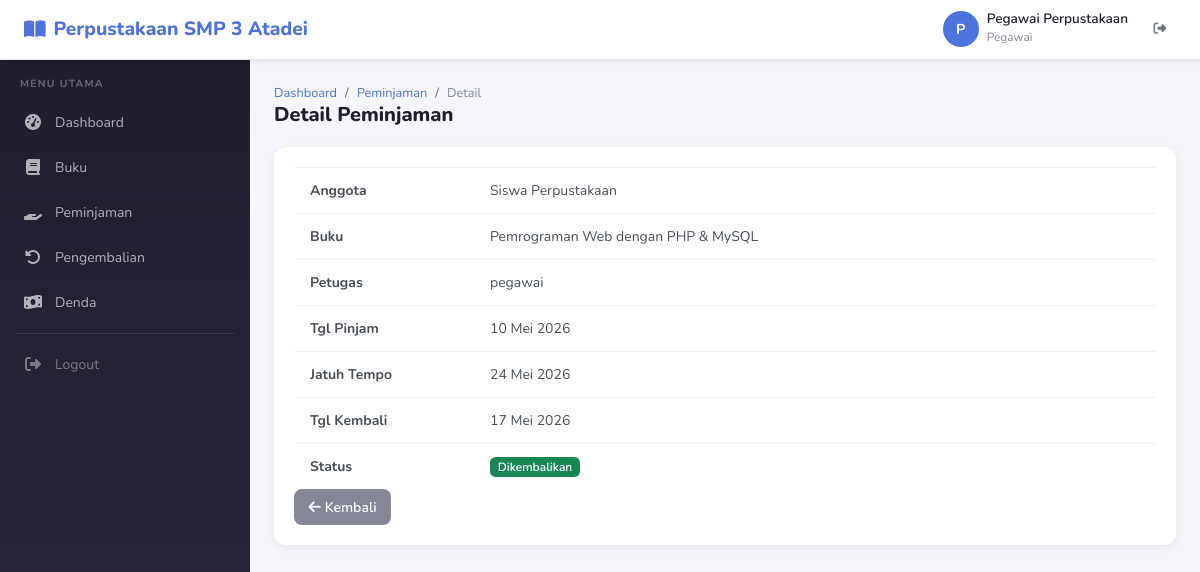
The app's page /peminjaman/show/1 (signed in) with its own data.
### tables this page shows
CREATE TABLE peminjaman (
  id INT AUTO_INCREMENT PRIMARY KEY,
  anggota_id INT NOT NULL,
  buku_id INT NOT NULL,
  user_id INT NOT NULL,
  tgl_pinjam DATE NOT NULL,
  tgl_jatuh_tempo DATE NOT NULL,
  tgl_kembali DATE DEFAULT NULL,
  status ENUM('dipinjam','dikembalikan','terlambat') DEFAULT 'dipinjam',
  created_at TIMESTAMP DEFAULT CURRENT_TIMESTAMP,
  INDEX idx_peminjaman_anggota_id (anggota_id),
  INDEX idx_peminjaman_buku_id (buku_id),
  INDEX idx_peminjaman_user_id (user_id),
  INDEX idx_peminjaman_status (status),
  CONSTRAINT fk_peminjaman_anggota FOREIGN KEY (anggota_id) REFERENCES anggota(id) ON DELETE CASCADE,
  CONSTRAINT fk_peminjaman_buku FOREIGN KEY (buku_id) REFERENCES buku(id) ON DELETE CASCADE,
  CONSTRAINT fk_peminjaman_user FOREIGN KEY (user_id) REFERENCES users(id) ON DELETE CASCADE
);

CREATE TABLE anggota (
  id INT AUTO_INCREMENT PRIMARY KEY,
  user_id INT NOT NULL,
  nama VARCHAR(100) NOT NULL,
  nis VARCHAR(50) NOT NULL,
  kelas_id INT NOT NULL,
  no_telp VARCHAR(20) NOT NULL,
  alamat TEXT NOT NULL,
  foto VARCHAR(255) DEFAULT NULL,
  created_at TIMESTAMP DEFAULT CURRENT_TIMESTAMP,
  INDEX idx_anggota_user_id (user_id),
  INDEX idx_anggota_kelas_id (kelas_id),
  CONSTRAINT fk_anggota_user FOREIGN KEY (user_id) REFERENCES users(id) ON DELETE CASCADE,
  CONSTRAINT fk_anggota_kelas FOREIGN KEY (kelas_id) REFERENCES kelas(id) ON DELETE CASCADE
);

CREATE TABLE buku (
  id INT AUTO_INCREMENT PRIMARY KEY,
  judul VARCHAR(200) NOT NULL,
  pengarang VARCHAR(100) NOT NULL,
  penerbit VARCHAR(100) NOT NULL,
  isbn VARCHAR(50) NOT NULL,
  tahun YEAR NOT NULL,
  kategori VARCHAR(50) NOT NULL,
  stok INT DEFAULT 0,
  rak VARCHAR(20) NOT NULL,
  cover VARCHAR(255) DEFAULT NULL,
  created_at TIMESTAMP DEFAULT CURRENT_TIMESTAMP,
  INDEX idx_buku_kategori (kategori),
  INDEX idx_buku_judul (judul)
);

CREATE TABLE users (
  id INT AUTO_INCREMENT PRIMARY KEY,
  username VARCHAR(50) NOT NULL UNIQUE,
  password VARCHAR(255) NOT NULL,
  role_id INT NOT NULL,
  status ENUM('aktif','nonaktif') DEFAULT 'aktif',
  created_at TIMESTAMP DEFAULT CURRENT_TIMESTAMP,
  INDEX idx_users_role_id (role_id),
  INDEX idx_users_status (status),
  CONSTRAINT fk_users_role FOREIGN KEY (role_id) REFERENCES roles(id) ON DELETE CASCADE
);

### controllers/PeminjamanController.php (called while the page is built, shortened)
<?php
require_once __DIR__ . '/../core/Helper.php';
class PeminjamanController extends Controller
{
    public function show($id)
    {
        $role = Session::get('role');
        $peminjamanModel = $this->model('PeminjamanModel');
        if ($role === 'Anggota') {
            $data['peminjaman'] = $peminjamanModel->getAllWithRelation();
            $peminjaman = [];
            $anggotaModel = $this->model('AnggotaModel');
            $anggota = $anggotaModel->getByUserId(Session::get('user_id'));
            if ($anggota) {
                foreach ($data['peminjaman'] as $p) {
                    if ($p['id'] == $id && $p['anggota_id'] == $anggota['id']) {
                        $peminjaman = $p;
                        break;
                    }
                }
            }
            if (empty($peminjaman)) {
                set_flash('error', 'Data tidak ditemukan');
                redirect(BASE_URL . 'peminjaman');
            }
            $data['detail'] = $peminjaman;
        } else {
            $all = $peminjamanModel->getAllWithRelation();
            $found = null;
            foreach ($all as $p) {
                if ($p['id'] == $id) {
                    $found = $p;
                    break;
                }
            }
            $data['detail'] = $found;
        }
        $this->view('peminjaman/show', $data);
    }
}

### index.php (called while the page is built, shortened)
<?php
require_once __DIR__ . '/config/database.php';
spl_autoload_register(function ($class) {
    $directories = [
        __DIR__ . '/core/',
        __DIR__ . '/models/',
        __DIR__ . '/controllers/',
    ];
    foreach ($directories as $dir) {
        $file = $dir . $class . '.php';
        if (file_exists($file)) {
            return;
        }
    }
});
require_once __DIR__ . '/core/Router.php';
require_once __DIR__ . '/core/Helper.php';
Router::run();

### core/Database.php (called while the page is built, shortened)
<?php
class Database
{
    private static $instance = null;
    private $conn;
    private function __construct()
    {
        try {
            $dsn = "mysql:host=" . DB_HOST . ";dbname=" . DB_NAME . ";charset=utf8mb4";
            $this->conn = new PDO($dsn, DB_USER, DB_PASS);
            $this->conn->setAttribute(PDO::ATTR_ERRMODE, PDO::ERRMODE_EXCEPTION);
            $this->conn->setAttribute(PDO::ATTR_DEFAULT_FETCH_MODE, PDO::FETCH_ASSOC);
            $this->conn->setAttribute(PDO::ATTR_EMULATE_PREPARES, false);
        } catch (PDOException $e) {
            die("Database connection failed: " . $e->getMessage());
        }
    }
    public static function getInstance()
    {
        if (self::$instance === null) {
            self::$instance = new self();
        }
        return self::$instance;
    }
    public function query($sql, $params = [])
    {
        try {
            $stmt = $this->conn->prepare($sql);
            $stmt->execute($params);
            return $stmt;
        } catch (PDOException $e) {
            die("Query failed: " . $e->getMessage());
        }
    }
}

### core/Model.php (called while the page is built, shortened)
<?php
require_once __DIR__ . '/Database.php';
class Model
{
    protected $db;
    public function __construct()
    {
        $this->db = Database::getInstance();
    }
    protected function query($sql, $params = [])
    {
        return $this->db->query($sql, $params);
    }
}

### models/PeminjamanModel.php (called while the page is built, shortened)
<?php
class PeminjamanModel extends Model
{
    protected $table = 'peminjaman';
    public function getAllWithRelation()
    {
        $stmt = $this->query(
            "SELECT p.*, a.nama as nama_anggota, b.judul as judul_buku, u.username as nama_petugas
             FROM {$this->table} p
             LEFT JOIN anggota a ON p.anggota_id = a.id
             LEFT JOIN buku b ON p.buku_id = b.id
             LEFT JOIN users u ON p.user_id = u.id"
        );
        return $stmt->fetchAll();
    }
}

### core/Helper.php (called while the page is built, shortened)
<?php
function sanitize($input)
{
    return htmlspecialchars($input, ENT_QUOTES, 'UTF-8');
}
function formatDate($date)
{
    $months = [
        'Januari', 'Februari', 'Maret', 'April', 'Mei', 'Juni',
        'Juli', 'Agustus', 'September', 'Oktober', 'November', 'Desember'
    ];
    $timestamp = strtotime($date);
    $day = date('j', $timestamp);
    $month = $months[date('n', $timestamp) - 1];
    $year = date('Y', $timestamp);
    return "$day $month $year";
}

### views/peminjaman/show.php (the view, shortened to what this page needs)
<?php require_once __DIR__ . '/../layouts/header.php'; ?>
<div class="page-header">
    <div>
        <nav aria-label="breadcrumb">
            <ol class="breadcrumb"><li class="breadcrumb-item"><a href="<?= BASE_URL ?>dashboard">Dashboard</a></li><li class="breadcrumb-item"><a href="<?= BASE_URL ?>peminjaman">Peminjaman</a></li><li class="breadcrumb-item active">Detail</li></ol>
        </nav>
        <h4>Detail Peminjaman</h4>
    </div>
</div>
<div class="card">
    <div class="card-body">
        <table class="table table-borderless">
            <tr><td style="width:180px"><strong>Anggota</strong></td><td><?= sanitize($detail['nama_anggota'] ?? '-') ?></td></tr>
            <tr><td><strong>Buku</strong></td><td><?= sanitize($detail['judul_buku'] ?? '-') ?></td></tr>
            <tr><td><strong>Petugas</strong></td><td><?= sanitize($detail['nama_petugas'] ?? '-') ?></td></tr>
            <tr><td><strong>Tgl Pinjam</strong></td><td><?= formatDate($detail['tgl_pinjam']) ?></td></tr>
            <tr><td><strong>Jatuh Tempo</strong></td><td><?= formatDate($detail['tgl_jatuh_tempo']) ?></td></tr>
            <tr><td><strong>Tgl Kembali</strong></td><td><?= $detail['tgl_kembali'] ? formatDate($detail['tgl_kembali']) : '-' ?></td></tr>
            <tr><td><strong>Status</strong></td><td>
                <?php
                $s = $detail['status'];
                $badge = ($s === 'dipinjam') ? 'primary' : (($s === 'dikembalikan') ? 'success' : (($s === 'terlambat') ? 'danger' : 'secondary'));
                ?>
                <span class="badge bg-<?= $badge ?>"><?= ucfirst($detail['status']) ?></span>
            </td></tr>
        </table>
        <a href="<?= BASE_URL ?>peminjaman" class="btn btn-secondary"><i class="fas fa-arrow-left me-1"></i>Kembali</a>
    </div>
</div>
<?php require_once __DIR__ . '/../layouts/footer.php'; ?>

### core/Router.php (shortened to what this page needs)
<?php
class Router
{
    private static $routes = [];
    public static function add($method, $route, $controller, $action)
    {
        self::$routes[] = [
            'method' => strtoupper($method),
            'route' => $route,
            'controller' => $controller,
            'action' => $action
        ];
    }
    public static function run()
    {
        $url = self::getUrl();
        $method = $_SERVER['REQUEST_METHOD'];
        foreach (self::$routes as $route) {
            $pattern = self::buildPattern($route['route']);
            if ($route['method'] === strtoupper($method) && preg_match($pattern, $url, $matches)) {
                array_shift($matches);
                self::dispatch($route['controller'], $route['action'], $matches);
                return;
            }
        }
        exit;
    }
    private static function getUrl()
    {
        if (isset($_GET['url']) && $_GET['url'] !== '') {
            $url = rtrim($_GET['url'], '/');
            $url = filter_var($url, FILTER_SANITIZE_URL);
            return $url;
        }
        $uri = $_SERVER['REQUEST_URI'];
        $uri = parse_url($uri, PHP_URL_PATH);
        $uri = trim($uri, '/');
        return $uri;
    }
    private static function buildPattern($route)
    {
        $pattern = preg_replace('/\{([a-zA-Z_]+)\}/', '([^/]+)', $route);
        return '#^' . $pattern . '$#';
    }
    private static function dispatch($controller, $action, $params = [])
    {
        $controllerFile = __DIR__ . '/../controllers/' . $controller . '.php';
        if (file_exists($controllerFile)) {
            $instance = new $controller();
            call_user_func_array([$instance, $action], $params);
        } else {
            header('HTTP/1.0 500 Internal Server Error');
            die("Controller '$controller' tidak ditemukan");
        }
    }
}

### assets/css/style.css (style rules this page uses)
:root { --primary: #4e73df; --primary-dark: #224abe; --secondary: #858796; --success: #1cc88a; --info: #36b9cc; --warning: #f6c23e; --danger: #e74a3b; --dark: #1e1e2d; --gray: #858796; --gray-light: #f8f9fc; --sidebar-width: 250px; --topbar-height: 60px; }
* { margin: 0; padding: 0; box-sizing: border-box; }
body { font-family: 'Nunito', 'Segoe UI', Tahoma, Geneva, Verdana, sans-serif; font-size: .875rem; background: #f4f6f9; color: #495057; overflow-x: hidden; }
.card { border: none; border-radius: .75rem; box-shadow: 0 .125rem .5rem rgba(0,0,0,.06); margin-bottom: 1.5rem; background: #fff; }
.card-body { padding: 1.25rem; }
.page-header { display: flex; align-items: center; justify-content: space-between; margin-bottom: 1.25rem; flex-wrap: wrap; gap: .75rem; }
.page-header h4 { font-size: 1.25rem; font-weight: 800; color: var(--dark); margin: 0; }
.breadcrumb { margin: 0; font-size: .8rem; background: none; padding: 0; }
.breadcrumb-item a { color: var(--primary); text-decoration: none; }
.breadcrumb-item.active { color: var(--secondary); }
.table { margin-bottom: 0; }
.table td { padding: .75rem 1rem; vertical-align: middle; border-top: 1px solid #f0f0f0; color: #495057; }
.btn { border-radius: .5rem; font-size: .875rem; padding: .45rem .9rem; font-weight: 600; transition: all .15s; border: none; }
.btn-secondary { background: var(--secondary); color: #fff; }
.badge { font-weight: 600; padding: .35em .65em; font-size: .75rem; border-radius: .35rem; }

### records on screen
peminjaman: anggota.nama "Siswa Perpustakaan", buku.judul "Pemrograman Web dengan PHP & MySQL", user.username "pegawai", tgl_pinjam "10 Mei 2026", tgl_jatuh_tempo "24 Mei 2026", tgl_kembali "17 Mei 2026", status "Dikembalikan"
